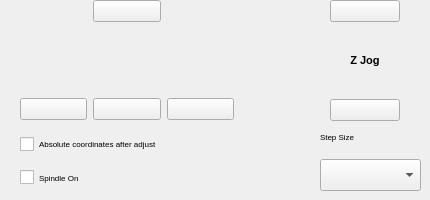
    <widget class="QWidget" name="tab">
     <attribute name="title">
      <string>Axis Control</string>
     </attribute>
     <widget class="QWidget" name="layoutWidget3">
      <property name="geometry">
       <rect>
        <x>20</x>
        <y>0</y>
        <width>214</width>
        <height>120</height>
       </rect>
      </property>
      <layout class="QGridLayout" name="gridLayout" rowstretch="0,0,0">
       <item row="0" column="1">
        <widget class="QPushButton" name="IncYBtn">
         <property name="text">
          <string/>
         </property>
         <property name="icon">
          <iconset resource="GrblController.qrc">
           <normaloff>:/img/up.PNG</normaloff>:/img/up.PNG</iconset>
         </property>
         <property name="iconSize">
          <size>
           <width>24</width>
           <height>24</height>
          </size>
         </property>
        </widget>
       </item>
       <item row="1" column="1">
        <spacer name="verticalSpacer">
         <property name="orientation">
          <enum>Qt::Vertical</enum>
         </property>
         <property name="sizeHint" stdset="0">
          <size>
           <width>18</width>
           <height>17</height>
          </size>
         </property>
        </spacer>
       </item>
       <item row="2" column="0">
        <widget class="QPushButton" name="DecXBtn">
         <property name="text">
          <string/>
         </property>
         <property name="icon">
          <iconset resource="GrblController.qrc">
           <normaloff>:/img/left.PNG</normaloff>:/img/left.PNG</iconset>
         </property>
         <property name="iconSize">
          <size>
           <width>24</width>
           <height>24</height>
          </size>
         </property>
        </widget>
       </item>
       <item row="2" column="1">
        <widget class="QPushButton" name="DecYBtn">
         <property name="text">
          <string/>
         </property>
         <property name="icon">
          <iconset resource="GrblController.qrc">
           <normaloff>:/img/down.PNG</normaloff>:/img/down.PNG</iconset>
         </property>
         <property name="iconSize">
          <size>
           <width>24</width>
           <height>24</height>
          </size>
         </property>
        </widget>
       </item>
       <item row="2" column="2">
        <widget class="QPushButton" name="IncXBtn">
         <property name="text">
          <string/>
         </property>
         <property name="icon">
          <iconset resource="GrblController.qrc">
           <normaloff>:/img/right.PNG</normaloff>:/img/right.PNG</iconset>
         </property>
         <property name="iconSize">
          <size>
           <width>24</width>
           <height>24</height>
          </size>
         </property>
        </widget>
       </item>
      </layout>
     </widget>
     <widget class="QWidget" name="layoutWidget4">
      <property name="geometry">
       <rect>
        <x>330</x>
        <y>0</y>
        <width>70</width>
        <height>121</height>
       </rect>
      </property>
      <layout class="QVBoxLayout" name="layoutZJog">
       <item>
        <widget class="QPushButton" name="IncZBtn">
         <property name="text">
          <string/>
         </property>
         <property name="icon">
          <iconset resource="GrblController.qrc">
           <normaloff>:/img/up.PNG</normaloff>:/img/up.PNG</iconset>
         </property>
         <property name="iconSize">
          <size>
           <width>24</width>
           <height>24</height>
          </size>
         </property>
        </widget>
       </item>
       <item>
        <widget class="QLabel" name="lblZJog">
         <property name="font">
          <font>
           <pointsize>8</pointsize>
           <weight>75</weight>
           <bold>true</bold>
          </font>
         </property>
         <property name="text">
          <string>Z Jog</string>
         </property>
         <property name="alignment">
          <set>Qt::AlignCenter</set>
         </property>
        </widget>
       </item>
       <item>
        <widget class="QPushButton" name="DecZBtn">
         <property name="text">
          <string/>
         </property>
         <property name="icon">
          <iconset resource="GrblController.qrc">
           <normaloff>:/img/down.PNG</normaloff>:/img/down.PNG</iconset>
         </property>
         <property name="iconSize">
          <size>
           <width>24</width>
           <height>24</height>
          </size>
         </property>
        </widget>
       </item>
      </layout>
     </widget>
     <widget class="QWidget" name="layoutWidget5">
      <property name="geometry">
       <rect>
        <x>320</x>
        <y>120</y>
        <width>101</width>
        <height>71</height>
       </rect>
      </property>
      <layout class="QVBoxLayout" name="verticalLayoutStepSize">
       <item>
        <widget class="QLabel" name="lblStep">
         <property name="sizePolicy">
          <sizepolicy hsizetype="Preferred" vsizetype="Expanding">
           <horstretch>0</horstretch>
           <verstretch>0</verstretch>
          </sizepolicy>
         </property>
         <property name="font">
          <font>
           <pointsize>6</pointsize>
          </font>
         </property>
         <property name="text">
          <string>Step Size           </string>
         </property>
        </widget>
       </item>
       <item>
        <widget class="QComboBox" name="comboStep">
         <property name="sizePolicy">
          <sizepolicy hsizetype="Preferred" vsizetype="Expanding">
           <horstretch>0</horstretch>
           <verstretch>0</verstretch>
          </sizepolicy>
         </property>
         <property name="font">
          <font>
           <pointsize>6</pointsize>
          </font>
         </property>
        </widget>
       </item>
      </layout>
     </widget>
     <widget class="QWidget" name="verticalLayoutWidget_2">
      <property name="geometry">
       <rect>
        <x>20</x>
        <y>130</y>
        <width>281</width>
        <height>61</height>
       </rect>
      </property>
      <layout class="QVBoxLayout" name="verticalLayout">
       <item>
        <widget class="QCheckBox" name="chkRestoreAbsolute">
         <property name="sizePolicy">
          <sizepolicy hsizetype="Minimum" vsizetype="Expanding">
           <horstretch>0</horstretch>
           <verstretch>0</verstretch>
          </sizepolicy>
         </property>
         <property name="font">
          <font>
           <pointsize>6</pointsize>
          </font>
         </property>
         <property name="text">
          <string>Absolute coordinates after adjust</string>
         </property>
        </widget>
       </item>
       <item>
        <widget class="QCheckBox" name="SpindleOn">
         <property name="sizePolicy">
          <sizepolicy hsizetype="Minimum" vsizetype="Expanding">
           <horstretch>0</horstretch>
           <verstretch>0</verstretch>
          </sizepolicy>
         </property>
         <property name="font">
          <font>
           <pointsize>6</pointsize>
          </font>
         </property>
         <property name="text">
          <string>Spindle On</string>
         </property>
         <property name="checked">
          <bool>false</bool>
         </property>
        </widget>
       </item>
      </layout>
     </widget>
    </widget>
